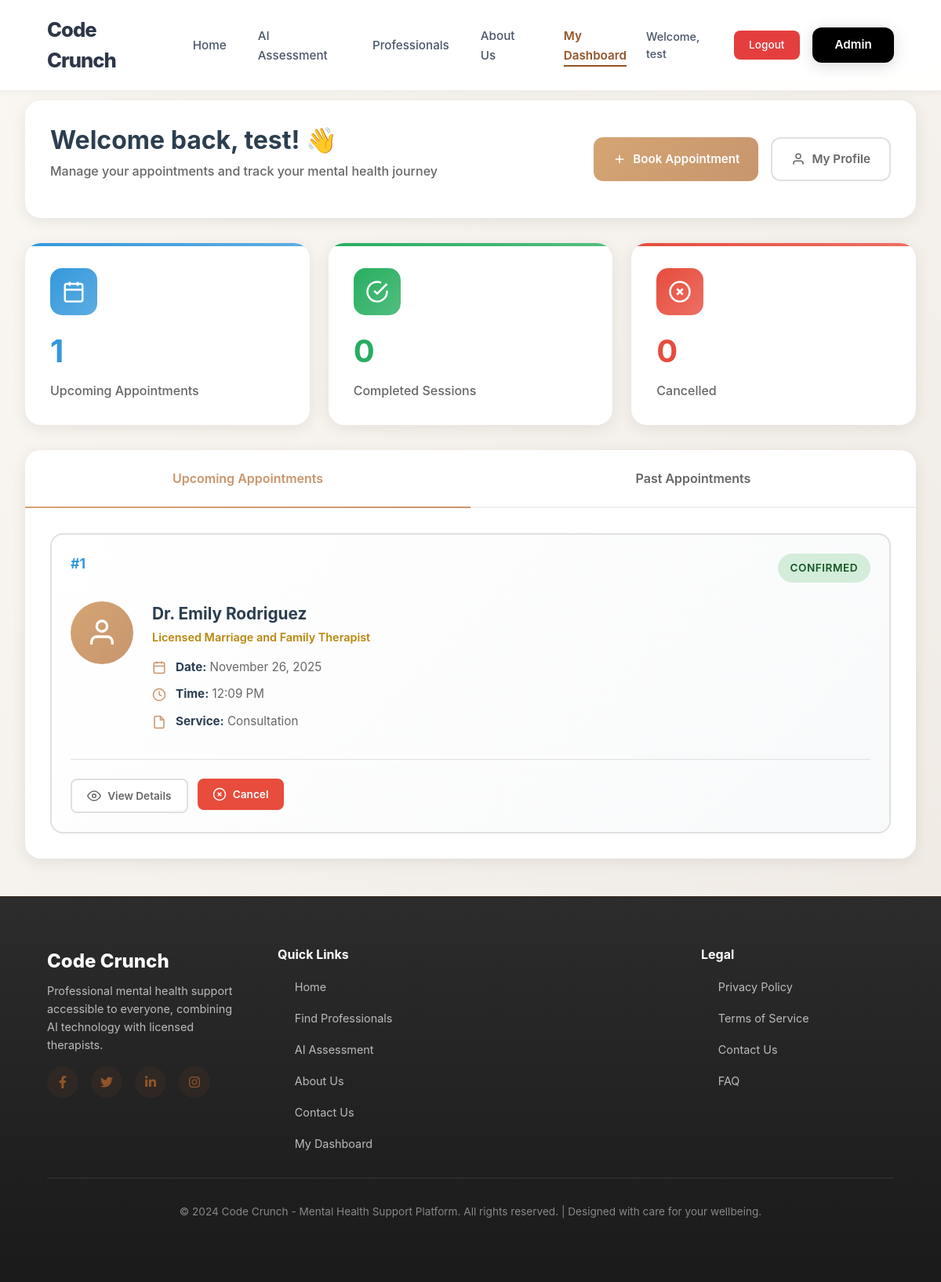
The page /dashboard (signed in) on the database its author committed.
### models.py (models this page shows, shortened)
class User(db.Model):
    id = db.Column(db.Integer, primary_key=True)
    name = db.Column(db.String(100), nullable=False)
    email = db.Column(db.String(120), unique=True, nullable=False)
    phone = db.Column(db.String(20), nullable=False)
    password_hash = db.Column(db.String(255), nullable=False)
    created_at = db.Column(db.DateTime, default=datetime.utcnow)
    is_active = db.Column(db.Boolean, default=True)
    appointments = db.relationship('Appointment', backref='user', lazy=True)
    reviews = db.relationship('Review', backref='user', lazy=True)

class Appointment(db.Model):
    id = db.Column(db.Integer, primary_key=True)
    user_id = db.Column(db.Integer, db.ForeignKey('user.id'), nullable=True)
    user_name = db.Column(db.String(100), nullable=False)
    user_email = db.Column(db.String(120), nullable=False)
    user_phone = db.Column(db.String(20), nullable=False)
    professional_id = db.Column(db.Integer, db.ForeignKey('professional.id'), nullable=False)
    service = db.Column(db.String(100), nullable=False)
    date = db.Column(db.Date, nullable=False)
    time = db.Column(db.Time, nullable=False)
    duration = db.Column(db.Integer, default=60)  # in minutes
    message = db.Column(db.Text, nullable=True)
    status = db.Column(db.String(20), default='Pending')  # Pending, Confirmed, Completed, Cancelled
    payment_status = db.Column(db.String(20), default='Unpaid')  # Unpaid, Paid, Refunded
    amount = db.Column(db.Float, default=0.0)
    confirmation_sent = db.Column(db.Boolean, default=False)
    reminder_sent = db.Column(db.Boolean, default=False)
    created_at = db.Column(db.DateTime, default=datetime.utcnow)
    updated_at = db.Column(db.DateTime, default=datetime.utcnow, onupdate=datetime.utcnow)
    review = db.relationship('Review', backref='appointment', uselist=False, lazy=True)

class Professional(db.Model):
    id = db.Column(db.Integer, primary_key=True)
    name = db.Column(db.String(100), nullable=False)
    title = db.Column(db.String(100), nullable=False)
    specialization = db.Column(db.String(200), nullable=False)
    bio = db.Column(db.Text, nullable=False)
    experience_years = db.Column(db.Integer, nullable=False)
    education = db.Column(db.Text, nullable=False)
    languages = db.Column(db.String(200), nullable=False)
    image_url = db.Column(db.String(200), default='default-avatar.jpg')
    available_days = db.Column(db.String(200), nullable=False)
    consultation_fee = db.Column(db.Float, default=0.0)
    session_duration = db.Column(db.Integer, default=60)  # in minutes
    rating = db.Column(db.Float, default=5.0)
    total_reviews = db.Column(db.Integer, default=0)
    is_active = db.Column(db.Boolean, default=True)
    created_at = db.Column(db.DateTime, default=datetime.utcnow)
    appointments = db.relationship('Appointment', backref='professional', lazy=True)
    reviews = db.relationship('Review', backref='professional', lazy=True)
    time_slots = db.relationship('TimeSlot', backref='professional', lazy=True, cascade='all, delete-orphan')

### app.py (the view)
@app.route('/dashboard')
@login_required
def user_dashboard():
    user_id = session.get('user_id')
    user = User.query.get(user_id)
    appointments = Appointment.query.filter_by(user_id=user_id).order_by(
        Appointment.date.desc(),
        Appointment.time.desc()
    ).all()
    today = date.today()
    upcoming = [a for a in appointments if a.date >= today and a.status not in ['Cancelled', 'Completed']]
    past = [a for a in appointments if a.date < today or a.status in ['Cancelled', 'Completed']]
    return render_template('user_dashboard.html',
                         user=user,
                         upcoming_appointments=upcoming,
                         past_appointments=past)

### app.py (called while the page is built)
def login_required(f):
    @wraps(f)
    def decorated_function(*args, **kwargs):
        if 'user_id' not in session:
            flash('Please log in to access this page.', 'warning')
            return redirect(url_for('login'))
        return f(*args, **kwargs)
    return decorated_function

### templates/user_dashboard.html (shortened to what this page needs)
{% extends "layout.html" %}
{% block content %}
<div class="dashboard-page">
    <div class="dashboard-container">
        <div class="dashboard-header">
            <div class="user-welcome">
                <h1 class="welcome-title">Welcome back, {{ user.name }}! 👋</h1>
                <p class="welcome-subtitle">Manage your appointments and track your mental health journey</p>
            </div>
            <div class="header-actions">
                <a href="{{ url_for('professionals') }}" class="btn btn-primary">
                    <svg viewBox="0 0 24 24" fill="none" stroke="currentColor" stroke-width="2">
                        <line x1="12" y1="5" x2="12" y2="19"></line>
                        <line x1="5" y1="12" x2="19" y2="12"></line>
                    </svg>
                    Book Appointment
                </a>
                <a href="{{ url_for('user_profile') }}" class="btn btn-outline">
                    <svg viewBox="0 0 24 24" fill="none" stroke="currentColor" stroke-width="2">
                        <path d="M20 21v-2a4 4 0 0 0-4-4H8a4 4 0 0 0-4 4v2"></path>
                        <circle cx="12" cy="7" r="4"></circle>
                    </svg>
                    My Profile
                </a>
            </div>
        </div>
        <div class="stats-grid">
            <div class="stat-card upcoming">
                <div class="stat-icon">
                    <svg viewBox="0 0 24 24" fill="none" stroke="currentColor" stroke-width="2">
                        <rect x="3" y="4" width="18" height="18" rx="2" ry="2"></rect>
                        <line x1="16" y1="2" x2="16" y2="6"></line>
                        <line x1="8" y1="2" x2="8" y2="6"></line>
                        <line x1="3" y1="10" x2="21" y2="10"></line>
                    </svg>
                </div>
                <div class="stat-number">{{ upcoming_appointments|length }}</div>
                <div class="stat-label">Upcoming Appointments</div>
            </div>
            <div class="stat-card completed">
                <div class="stat-icon">
                    <svg viewBox="0 0 24 24" fill="none" stroke="currentColor" stroke-width="2">
                        <path d="M22 11.08V12a10 10 0 1 1-5.93-9.14"></path>
                        <polyline points="22 4 12 14.01 9 11.01"></polyline>
                    </svg>
                </div>
                <div class="stat-number">{{ past_appointments|selectattr("status", "equalto", "Completed")|list|length }}</div>
                <div class="stat-label">Completed Sessions</div>
            </div>
            <div class="stat-card cancelled">
                <div class="stat-icon">
                    <svg viewBox="0 0 24 24" fill="none" stroke="currentColor" stroke-width="2">
                        <circle cx="12" cy="12" r="10"></circle>
                        <line x1="15" y1="9" x2="9" y2="15"></line>
                        <line x1="9" y1="9" x2="15" y2="15"></line>
                    </svg>
                </div>
                <div class="stat-number">{{ past_appointments|selectattr("status", "equalto", "Cancelled")|list|length }}</div>
                <div class="stat-label">Cancelled</div>
            </div>
        </div>
        <div class="tabs-container">
            <div class="tabs-header">
                <button class="tab-btn active" onclick="showTab('upcoming')">Upcoming Appointments</button>
                <button class="tab-btn" onclick="showTab('past')">Past Appointments</button>
            </div>
            <div id="upcoming-tab" class="tab-content active">
                {% if upcoming_appointments %}
                <div class="appointments-list">
                    {% for appt in upcoming_appointments %}
                    <div class="appointment-card">
                        <div class="appointment-header">
                            <span class="appointment-id">#{{ appt.id }}</span>
                            <span class="status-badge status-{{ appt.status.lower() }}">{{ appt.status }}</span>
                        </div>
                        <div class="appointment-body">
                            <div class="prof-avatar-card">
                                <svg viewBox="0 0 24 24" fill="none" stroke="currentColor" stroke-width="2">
                                    <path d="M20 21v-2a4 4 0 0 0-4-4H8a4 4 0 0 0-4 4v2"></path>
                                    <circle cx="12" cy="7" r="4"></circle>
                                </svg>
                            </div>
                            <div class="appointment-details">
                                <div class="prof-name-card">{{ appt.professional.name }}</div>
                                <div class="prof-title-card">{{ appt.professional.title }}</div>
                                <div class="detail-row">
                                    <svg viewBox="0 0 24 24" fill="none" stroke="currentColor" stroke-width="2">
                                        <rect x="3" y="4" width="18" height="18" rx="2" ry="2"></rect>
                                        <line x1="16" y1="2" x2="16" y2="6"></line>
                                        <line x1="8" y1="2" x2="8" y2="6"></line>
                                        <line x1="3" y1="10" x2="21" y2="10"></line>
                                    </svg>
                                    <span><strong>Date:</strong> {{ appt.date.strftime('%B %d, %Y') }}</span>
                                </div>
                                <div class="detail-row">
                                    <svg viewBox="0 0 24 24" fill="none" stroke="currentColor" stroke-width="2">
                                        <circle cx="12" cy="12" r="10"></circle>
                                        <polyline points="12 6 12 12 16 14"></polyline>
                                    </svg>
                                    <span><strong>Time:</strong> {{ appt.time.strftime('%I:%M %p') }}</span>
                                </div>
                                <div class="detail-row">
                                    <svg viewBox="0 0 24 24" fill="none" stroke="currentColor" stroke-width="2">
                                        <path d="M14 2H6a2 2 0 0 0-2 2v16a2 2 0 0 0 2 2h12a2 2 0 0 0 2-2V8z"></path>
                                        <polyline points="14 2 14 8 20 8"></polyline>
                                    </svg>
                                    <span><strong>Service:</strong> {{ appt.service }}</span>
                                </div>
                            </div>
                        </div>
                        <div class="appointment-actions">
                            <a href="{{ url_for('view_appointment', appt_id=appt.id) }}" class="btn btn-outline btn-sm">
                                <svg viewBox="0 0 24 24" fill="none" stroke="currentColor" stroke-width="2">
                                    <path d="M1 12s4-8 11-8 11 8 11 8-4 8-11 8-11-8-11-8z"></path>
                                    <circle cx="12" cy="12" r="3"></circle>
                                </svg>
                                View Details
                            </a>
                            {% if appt.status not in ['Cancelled', 'Completed'] %}
                            <form method="POST" action="{{ url_for('cancel_appointment', appt_id=appt.id) }}" style="display: inline;">
                                <button type="submit" class="btn btn-danger btn-sm" onclick="return confirm('Are you sure you want to cancel this appointment?')">
                                    <svg viewBox="0 0 24 24" fill="none" stroke="currentColor" stroke-width="2">
                                        <circle cx="12" cy="12" r="10"></circle>
                                        <line x1="15" y1="9" x2="9" y2="15"></line>
                                        <line x1="9" y1="9" x2="15" y2="15"></line>
                                    </svg>
                                    Cancel
                                </button>
                            </form>
                            {% endif %}
                        </div>
                    </div>
                    {% endfor %}
                </div>
                {% endif %}
            </div>
        </div>
    </div>
</div>
{% endblock %}

### templates/layout.html (style rules this page uses)
* { margin: 0; padding: 0; box-sizing: border-box; }
html, body { height: 100%; }
body { font-family: -apple-system, BlinkMacSystemFont, "Segoe UI", Roboto, "Helvetica Neue", Arial, sans-serif; background-color: #f9f7f4; color: #1a202c; display: flex; flex-direction: column; min-height: 100vh; }
.user-welcome { color: #4a5568; font-size: 0.9rem; font-weight: 500; }
.btn { border-radius: 12px; font-weight: 600; transition: all 0.3s ease; }
.btn-primary { background: #925429; border: none; }

### rows shown on the page
User: name "test"
Appointment: id "1", status "CONFIRMED", professional.name "Dr. Emily Rodriguez", professional "Licensed Marriage and Family Therapist", date "November 26, 2025", time "12:09 PM", service "Consultation"

### other values the page prints
{{ session.user_name }} "test"
{{ upcoming_appointments|length }} "1"
